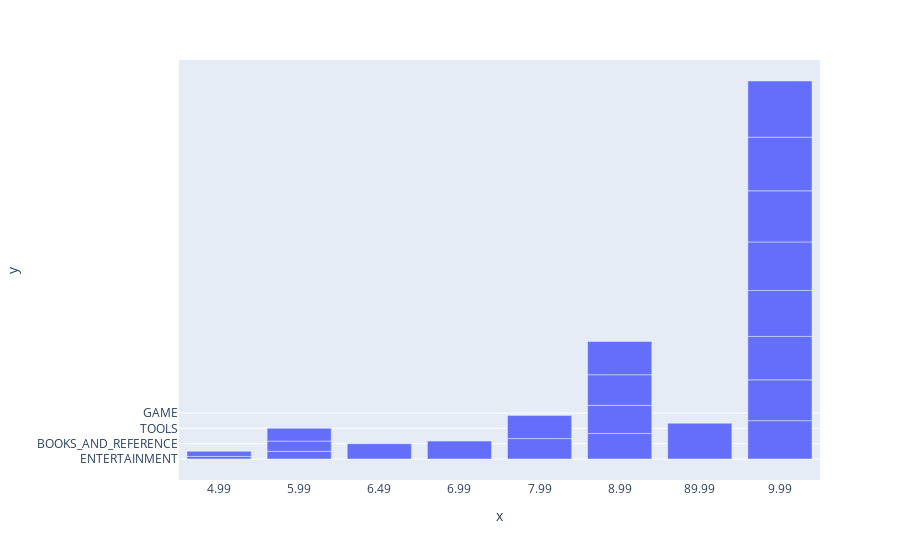

Source (notebook cell):
### Code cell
most_expensive = df.groupby('Category').Price.max().sort_values(ascending = True)
px.bar(x = most_expensive.values[10:], y = most_expensive.index[10:])

### Figure 1 — Plotly figure (JSON) as saved in the notebook; plotly's stock layout.template omitted (floating-point values rounded to 4 significant figures)
{"data": [{"alignmentgroup": "True", "hovertemplate": "x=%{x}<br>y=%{y}<extra></extra>", "legendgroup": "", "marker": {"color": "#636efa", "pattern": {"shape": ""}}, "name": "", "offsetgroup": "", "orientation": "v", "showlegend": false, "textposition": "auto", "type": "bar", "x": ["4.99", "4.99", "4.99", "5.99", "5.99", "5.99", "6.49", "6.99", "7.99", "7.99", "8.99", "8.99", "8.99", "8.99", "89.99", "9.99", "9.99", "9.99", "9.99", "9.99", "9.99", "9.99", "9.99"], "xaxis": "x", "y": ["ENTERTAINMENT", "FOOD_AND_DRINK", "PARENTING", "EDUCATION", "FINANCE", "VIDEO_PLAYERS", "BOOKS_AND_REFERENCE", "WEATHER", "DATING", "LIFESTYLE", "PRODUCTIVITY", "SPORTS", "TOOLS", "TRAVEL_AND_LOCAL", "BUSINESS", "MAPS_AND_NAVIGATION", "MEDICAL", "HEALTH_AND_FITNESS", "GAME", "PERSONALIZATION", "PHOTOGRAPHY", "FAMILY", "AUTO_AND_VEHICLES"], "yaxis": "y"}], "layout": {"barmode": "relative", "legend": {"tracegroupgap": 0}, "margin": {"t": 60}, "xaxis": {"anchor": "y", "domain": [0, 1], "title": {"text": "x"}}, "yaxis": {"anchor": "x", "domain": [0, 1], "title": {"text": "y"}}}}
